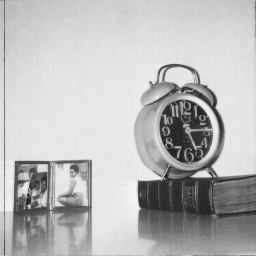
#> input picture images/clock.tiff, 256 x 256 px
$ jupyter execute motion-blur.ipynb
#> lines starting #> are read from the running program, lines starting #| are printed output that depends on the picture
[cell 1]
import numpy as np
import matplotlib.pyplot as plt
import cv2
import matplotlib as mpl
mpl.rcParams['figure.facecolor'] = 'white'

[cell 2]
img = cv2.imread('../../images/clock.tiff', 0)
#> img is the input picture: shape (256, 256); min 32, max 246, mean 186
plt.imshow(img, cmap='gray');

# Motion Blur

[cell 3]
# implement motion blur
def motion_blur_kernel(image, kernel_size, L, angle=45):
#> called with kernel_size = 5, L = 10, angle = 160
    kernel = np.zeros((kernel_size, kernel_size))
    centre = kernel_size // 2
    angle = np.round(np.deg2rad(angle))

    for i in range(kernel.shape[0]):
        for j in range(kernel.shape[1]):
            x = i - centre
            y = j - centre

            if y == 0:
                y = 1
                continue
            if x**2 + y**2 <= L/2 and x/y == -int(np.tan(angle)):
                # print('lmao')
                kernel[i, j] = 1/L
            else:
                kernel[i, j] = 0
    return kernel


kernel = motion_blur_kernel(img, 5, 10, 160)
#> kernel = [[0, 0, 0, 0, 0], [0, 0, 0, 0, 0], [0.1, 0.1, 0, 0.1, 0.1], [0, 0, 0, 0, 0], [0, 0, 0, 0, 0]]
for _ in kernel:
    print(_)
#> this loop made 5 passes
#| [0. 0. 0. 0. 0.]
#| [0. 0. 0. 0. 0.]
#| [0.1 0.1 0.  0.1 0.1]
#| [0. 0. 0. 0. 0.]
#| [0. 0. 0. 0. 0.]

motion_blurred = cv2.filter2D(img, -1, kernel)
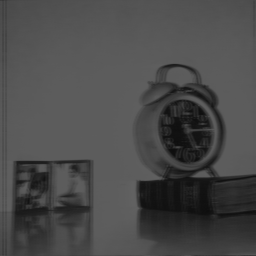
#> motion_blurred: shape (256, 256); min 14, max 97, mean 74.4
plt.imshow(motion_blurred, cmap='gray');
plt.imsave('motion_blurred.png', motion_blurred, cmap='gray')
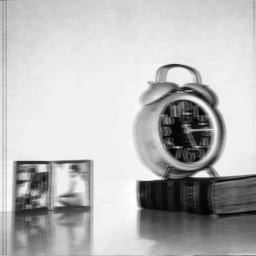
#> saved as motion_blurred.png: shape (256, 256, 3); min 0, max 255, mean 185.7

$ run again, with images/5.2.09.jpg saved as images/clock.tiff
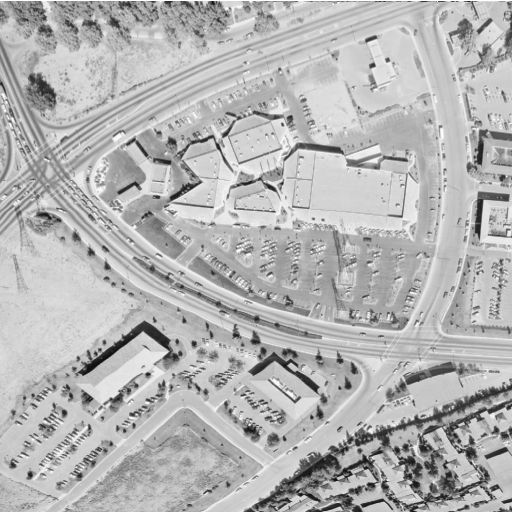
#> input picture images/5.2.09.jpg, 512 x 512 px
#> img is the input picture: shape (512, 512); min 0, max 255, mean 180.6
#> kernel = [[0, 0, 0, 0, 0], [0, 0, 0, 0, 0], [0.1, 0.1, 0, 0.1, 0.1], [0, 0, 0, 0, 0], [0, 0, 0, 0, 0]]
#> the loop `for _ in kernel:` made 5 passes
#| [0. 0. 0. 0. 0.]
#| [0. 0. 0. 0. 0.]
#| [0.1 0.1 0.  0.1 0.1]
#| [0. 0. 0. 0. 0.]
#| [0. 0. 0. 0. 0.]
#> `motion_blurred = cv2.filter2D(img, -1, kernel)`:
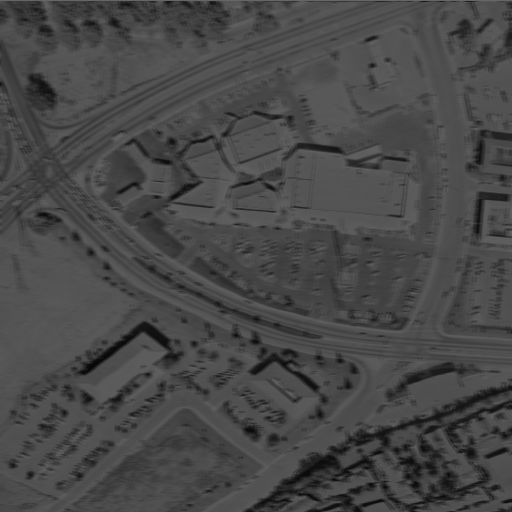
#> motion_blurred: shape (512, 512); min 5, max 102, mean 72.2
#> `plt.imsave('motion_blurred.png', motion_blurred, cmap='gray')`:
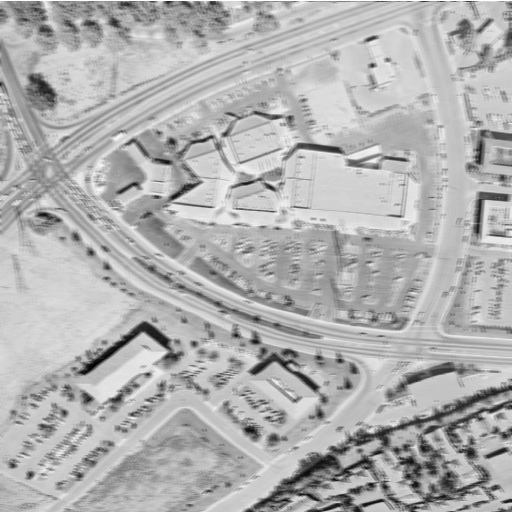
#> saved as motion_blurred.png: shape (512, 512, 3); min 0, max 255, mean 176.9

$ run again, with images/Alphabet.png saved as images/clock.tiff
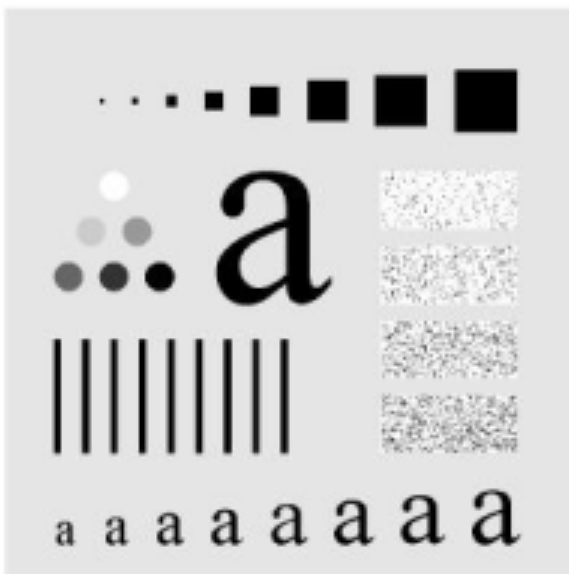
#> input picture images/Alphabet.png, 569 x 574 px
#> img is the input picture: shape (574, 569); min 0, max 255, mean 207.7
#> kernel = [[0, 0, 0, 0, 0], [0, 0, 0, 0, 0], [0.1, 0.1, 0, 0.1, 0.1], [0, 0, 0, 0, 0], [0, 0, 0, 0, 0]]
#> the loop `for _ in kernel:` made 5 passes
#| [0. 0. 0. 0. 0.]
#| [0. 0. 0. 0. 0.]
#| [0.1 0.1 0.  0.1 0.1]
#| [0. 0. 0. 0. 0.]
#| [0. 0. 0. 0. 0.]
#> `motion_blurred = cv2.filter2D(img, -1, kernel)`:
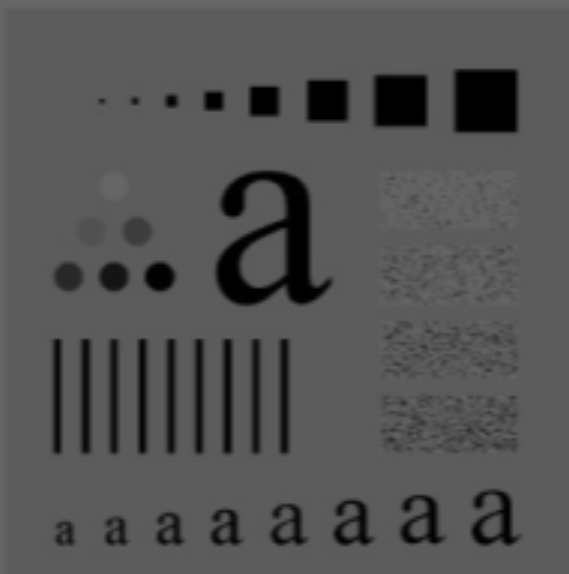
#> motion_blurred: shape (574, 569); min 0, max 102, mean 83.3
